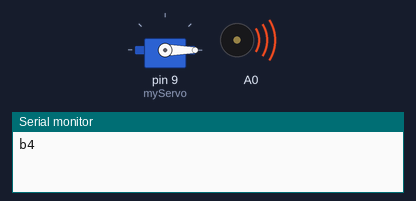
A sketch run on a simulated Arduino Uno, built with avr-gcc and run on an emulated ATmega328P. Shown: servo, buzzer (waves = sounding), the last lines printed to the serial monitor.

Above: at 21.9 s.
At 24.4 s:
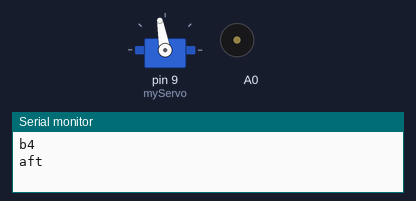
At 25.4 s:
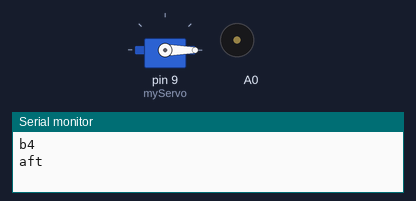
Timing chart, 0 to 26.9 s (numbered marks = the images above):
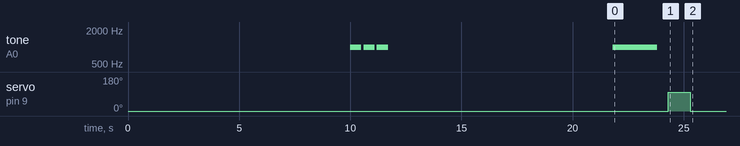

The sketch:

pctimer.ino
```cpp
#include <Servo.h>
Servo myServo;
int servoState;
void setup() {
  myServo.attach(9);
  myServo.write(0);
  Serial.begin(9600);
  delay(10000);
  tone(A0, 1000);
    delay(500);
    noTone(A0);
    delay(100);

  tone(A0, 1000);
    delay(500);
    noTone(A0);
    delay(100);

  tone(A0, 1000);
    delay(500);
    noTone(A0);
    delay(100);

    delay(10000);
  tone(A0, 1000);
  Serial.println ("b4");
    delay(2000);
    Serial.println ("aft");
    noTone(A0);
    delay(500);
    myServo.write(100);
    delay(1000);
    myServo.write(0);
}

void loop() {
  //hi
}
```

Measured:
- by itself, servo on pin 9 (myServo): 0° → 100° at 24.3 s, → 0° 1.0 s later
